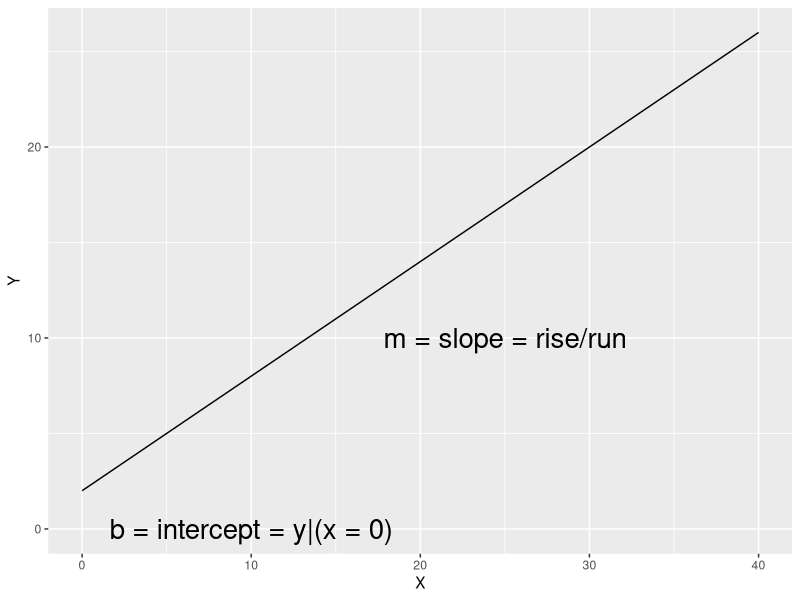
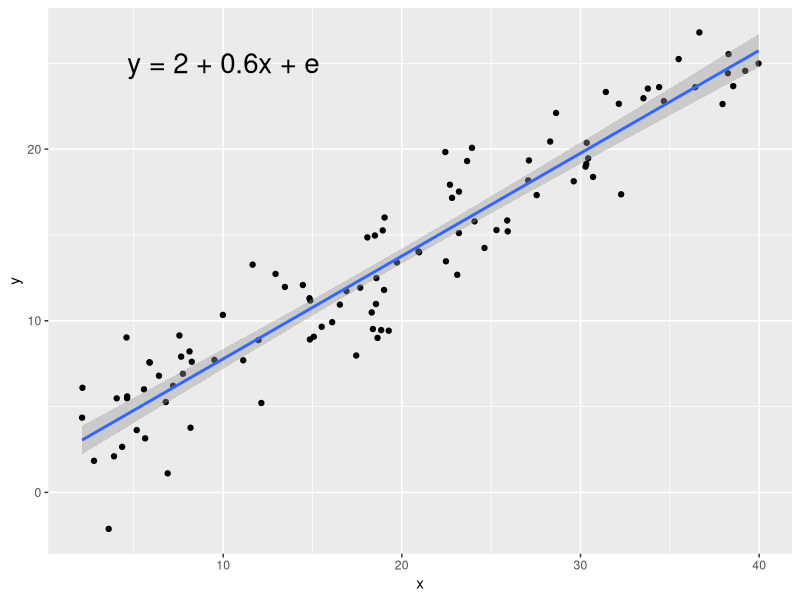
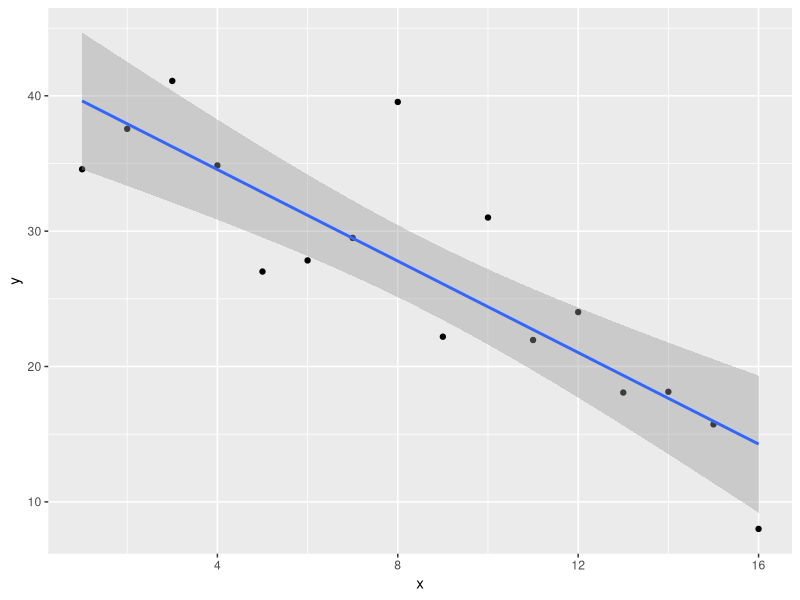
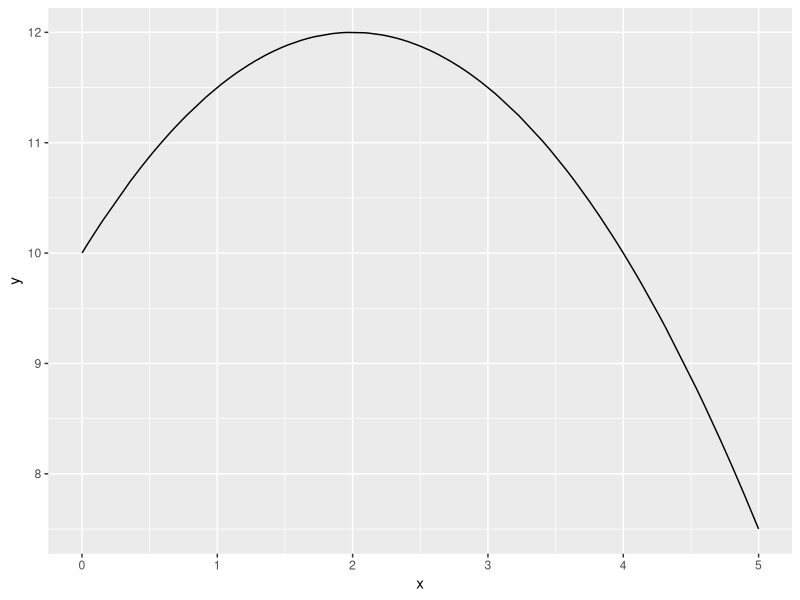

Reproduce these figures in R, in order.

alpha = 2
beta = 0.6
e <- rnorm(100, 0, 2)

x <- sort(runif(100, 2, 40))
y <- alpha + beta*x + e

df <- data.frame(x = x, y = y)

x1 <- seq(0, 40, 1)
ey <- alpha + beta*x1

library(ggplot2)

# First line plot
png(filename = "lin-eq-plot.png", width = 500, height = 400,
    pointsize = 15)
ggplot() + geom_line(aes(x = x1, y = ey)) + xlab("X") + ylab("Y") +
  annotate(geom = "text", x = 25, y = 10, label = "m = slope = rise/run",
           size = 7) +
  annotate(geom = "text", x = 10, y = 0, label = "b = intercept = y|(x = 0)",
           size = 7)
dev.off()

# Example linear regression plot
png(filename = "lin-plot.png", width = 500, height = 400,
    pointsize = 15)
ggplot(data = df, aes(x = x, y = y)) + geom_point() +
  geom_smooth(method = lm) +
  annotate(geom = "text", x = 10, y = 25, label = "y = 2 + 0.6x + e",
           size = 7)
dev.off()

# Rookery plot
n <- 16
a <- 40
b <- -1.5
sigma2 <- 25

x <- 1:n
eps <- rnorm(n, 0, sqrt(sigma2))

y <- a + b*x + eps
df <- data.frame(x = x, y = y)

# Example linear regression plot
png(filename = "heron-plot.png", width = 500, height = 400,
    pointsize = 15)
ggplot(data = df, aes(x = x, y = y)) + geom_point() +
  geom_smooth(method = lm)
dev.off()

# quadratic plot
x <- sort(runif(100, 0, 5))

alpha <- 10
beta1 <- 2
beta2 <- -0.5

y <- alpha + beta1*x + beta2*(x^2)

png(filename = "quad-plot.png", width = 500, height = 400,
    pointsize = 15)
ggplot() + geom_line(aes(x = x, y = y))
dev.off()
